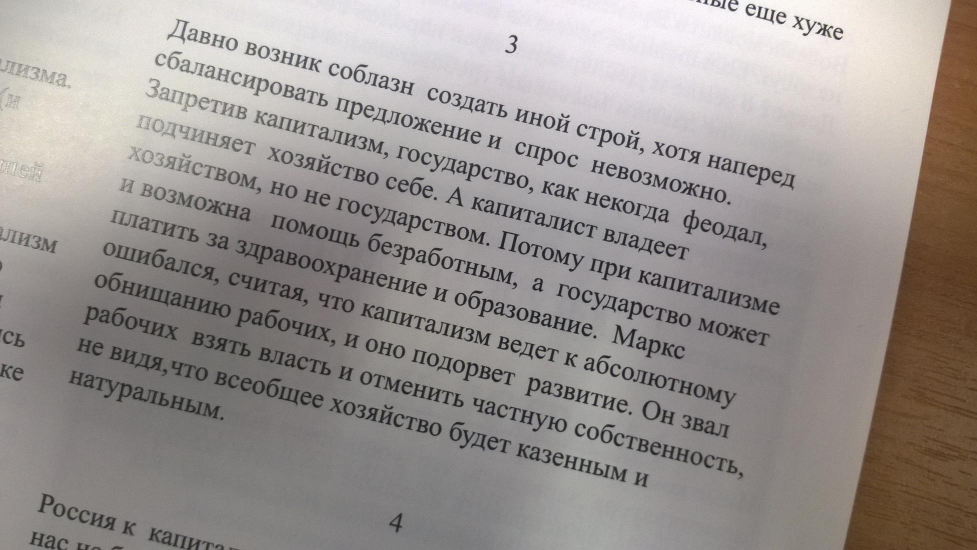
//> input picture task3/samples/1.jpg, 1954 x 1100 px (shown at 1/2 size)
$ ./main samples/1.jpg out.png   (built with g++ and OpenCV 4)
//> lines starting //> are read from the running program, lines starting //| are printed output that depends on the picture
//> further down, image is the input picture: 1100 rows x 1954 cols, CV_8UC3; mean B, G, R 143.8, 147, 153
#include <iostream>
#include <chrono>
#include <algorithm>
#include <opencv2/opencv.hpp>
#include <opencv2/core.hpp>

using namespace cv;
using namespace std;


int TrueLog2(int x) {
  assert(x >= 1);
  int k = 0;
  int y = 1;
  while (y < x) {
    y *= 2;
    k += 1;
  }
  return k;
}

Mat FastHoughTransform(const Mat& input) {
  Mat grayscale_input;
  cv::cvtColor(input, grayscale_input, cv::COLOR_BGR2GRAY);
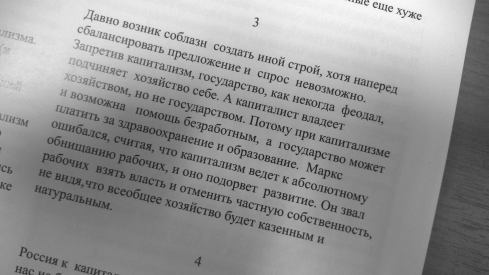
//> grayscale_input: 1100 rows x 1954 cols, CV_8UC1 (shown at 1/4 size); min 13, max 255, mean 148.4
  int k = std::max(TrueLog2(grayscale_input.rows), TrueLog2(grayscale_input.cols));
  int pad_bottom = (1 << k) - grayscale_input.rows;
  int pad_right = (1 << k) - grayscale_input.cols;
  Mat grayscale_input_pad;
  cv::copyMakeBorder(grayscale_input, grayscale_input_pad, 0, pad_bottom, 0, pad_right,  cv::BORDER_CONSTANT);
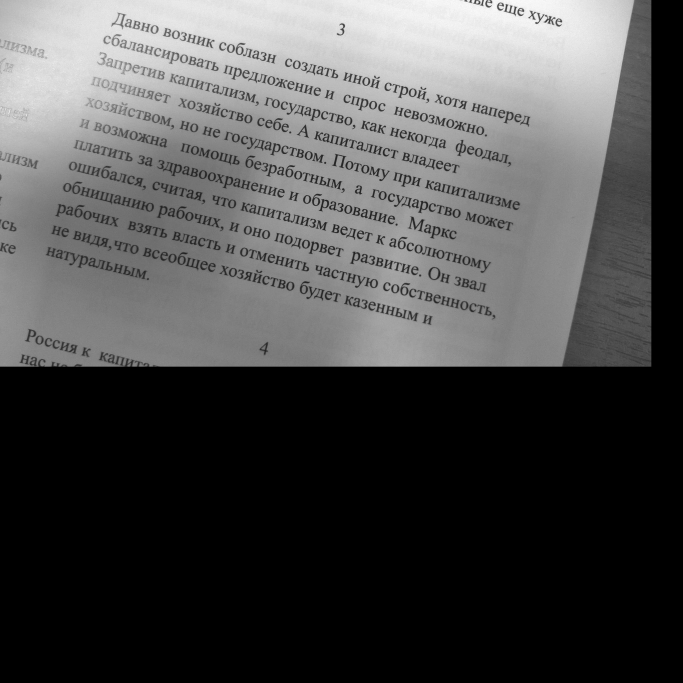
//> grayscale_input_pad: 2048 rows x 2048 cols, CV_8UC1 (shown at 1/3 size); min 0, max 255, mean 76.1
  Mat im2 = grayscale_input_pad.clone();
  cv::transpose(im2, im2);
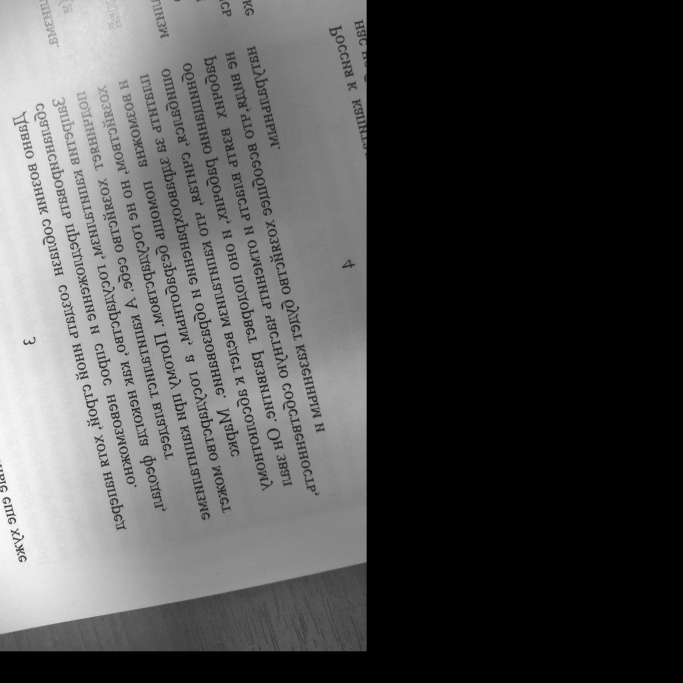
//> im2: 2048 rows x 2048 cols, CV_8UC1 (shown at 1/3 size); min 0, max 255, mean 76.1

  Mat im3 = grayscale_input_pad.clone();
  cv::transpose(im3, im3);
  cv::flip(im3, im3, 1);
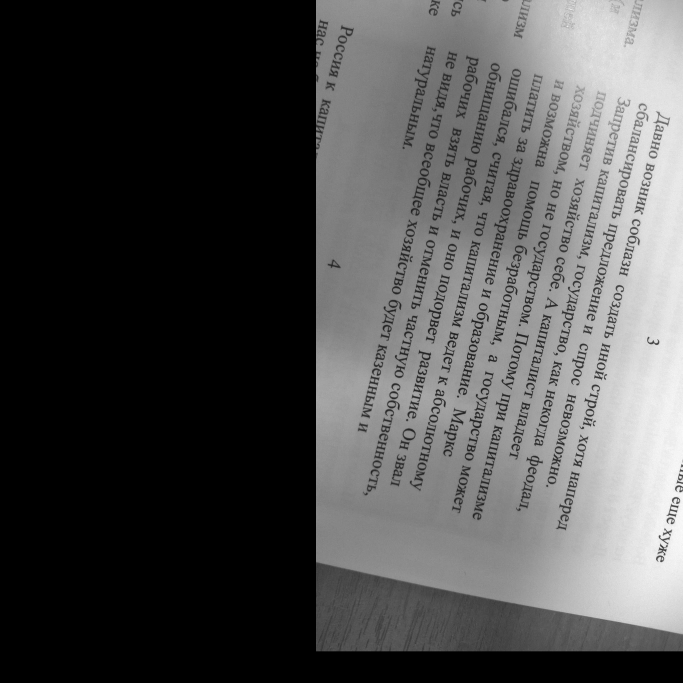
//> im3: 2048 rows x 2048 cols, CV_8UC1 (shown at 1/3 size); min 0, max 255, mean 76.1

  std::vector<Mat> ims{im2, im3};

  std::vector<Mat> Rs;

  int f = 1;
  for (auto& im: ims) {
    Mat R1;
    cv::copyMakeBorder(im, R1, 0, 0, 0, im.cols, cv::BORDER_CONSTANT);
    R1.convertTo(R1, CV_32F);

    Mat R2 = Mat::zeros(R1.rows, R1.cols, R1.type());


    int N = R1.rows;

    for (int i = 1; i <= k; ++i) {
      for (int a = 0; a < (1 << i); ++a) {
        for (int y = 0; y < N; y += (1 << i)) {
          for (int x = 0; x < 2 * N; ++x) {
            int adiv2l = a / 2;
            int adiv2u = adiv2l + a % 2;
            int x_left = x - adiv2u;
            if (x_left < 0) {
              x_left += 2 * N;
            }
            R2.at<float>(y + a, x) =
                    R1.at<float>(y + adiv2l, x) +
                    R1.at<float>(y + (1 << (i - 1)) + adiv2l, x_left);
          }
        }
      }
      cv::swap(R1, R2);
    }

    Mat R = Mat::zeros(450, 1000, R1.type());
    for (int d = 0; d < R.cols; ++d) {
      for (int t = 0; t < R.rows; ++t) {
        double trad = t / 4. / R.rows;
        double dn = (sqrt(2) * N) / R.cols * d;
        if (f == 1) {
          dn = (int)(dn - N * (sqrt(2) - 1) + 2 * N) % (2 * N);
        }
        int dp = (int) (dn / std::cos(trad));
        R.at<float>(t, d) = R1.at<float>((int) ((N - 1) * std::tan(trad)), dp);
      }
    }

    Rs.push_back(R);
    f += 1;
  }
//> this loop made 2 passes
//> pass 1, in FastHoughTransform, `cv::copyMakeBorder(im, R1, 0, 0, 0, im.cols, cv::BORDER_CONSTANT);`:
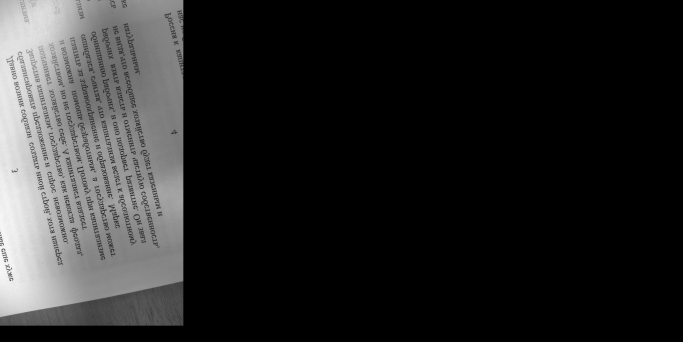
//> R1: 2048 rows x 4096 cols, CV_8UC1 (shown at 1/6 size); min 0, max 255, mean 38
//> pass 2, in FastHoughTransform, `cv::copyMakeBorder(im, R1, 0, 0, 0, im.cols, cv::BORDER_CONSTANT);`:
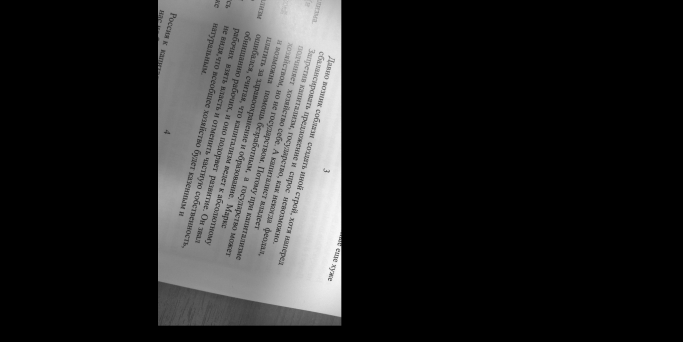
//> R1: 2048 rows x 4096 cols, CV_8UC1 (shown at 1/6 size); min 0, max 255, mean 38
//> after the loop, f = 3

  Mat res = Mat::zeros(Rs[0].rows * 2, Rs[0].cols, CV_32F);

  cv::flip(Rs[0], Rs[0], 0);
  cv::flip(Rs[0], Rs[0], 1);
  Rs[0].copyTo(res(Rect(0, 0, Rs[0].cols, Rs[0].rows)));
  Rs[1].copyTo(res(Rect(0, Rs[0].rows * 1, Rs[0].cols, Rs[0].rows)));
  double minVal, maxVal;
  Point minLoc, maxLoc;
  minMaxLoc(res, &minVal, &maxVal, &minLoc, &maxLoc);

  res = (res - minVal) / (maxVal - minVal) * 255.;

  return res;
}

double GetRotationAngle(const Mat& hough) {
  double varmax = -1;
  int argmax = 0;
  for (int i = 0; i < hough.rows; ++i) {
    double var = 0.;
    double mean = 0.;
    for (int j = 0; j < hough.cols; ++j) {
      double x = hough.at<uchar>(i, j);
      mean += x / hough.cols;
    }

    for (int j = 0; j < hough.cols; ++j) {
      double x = hough.at<float>(i, j);
      var += (x - mean) * (x - mean) / hough.cols;
    }
    if (var > varmax) {
      varmax = var;
      argmax = i;
    }
  }


  return 45 - static_cast<double>(argmax) / hough.rows * 90;
}

int main(int argc, char** argv) {
  using namespace cv;
  using namespace std::chrono;

  if (argc < 3) {
    std::cout << "usage: <bin> <input> <output>" << std::endl;
    return -1;
  }

  std::string input = argv[1];
  std::string output = argv[2];

  Mat image = imread(input);
  if (image.empty())
  {
    std::cout << "Could not open or find the image" << std::endl;
    return -1;
  }

  auto t0 = steady_clock::now();
  Mat output_image = FastHoughTransform(image);
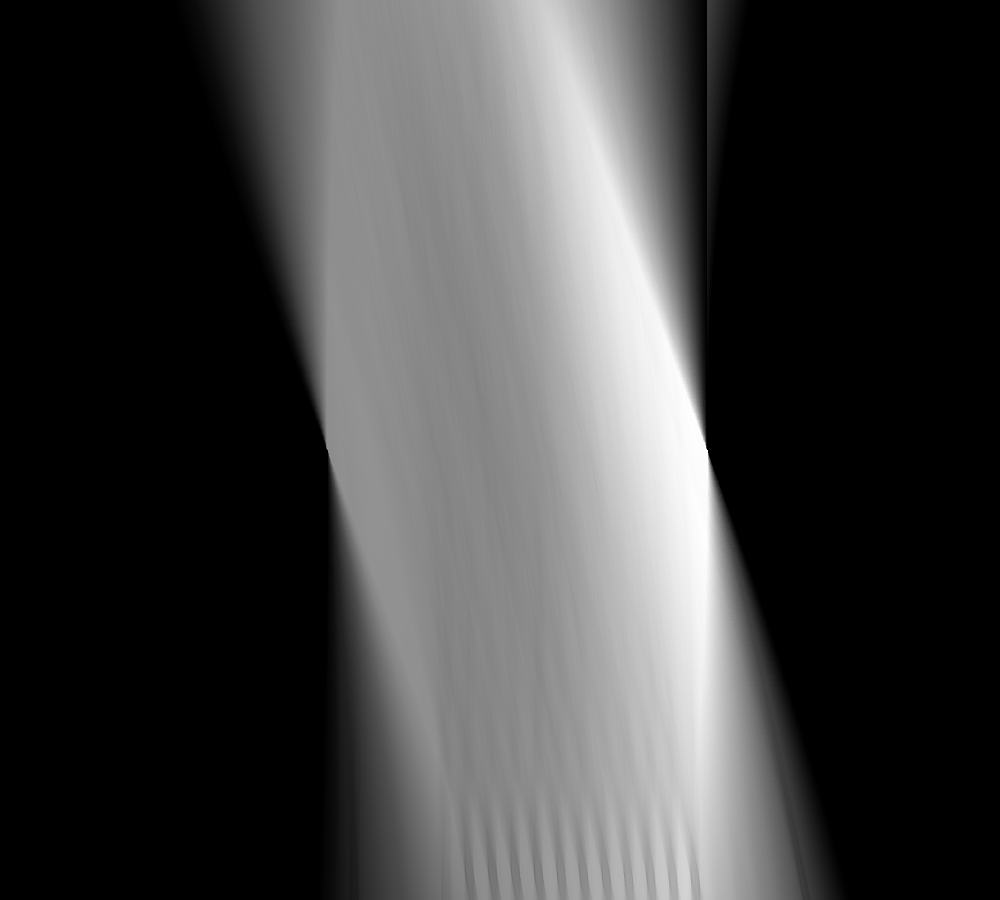
//> output_image: 900 rows x 1000 cols, CV_32FC1; min 0, max 255, mean 64.1
  auto t1 = steady_clock::now();
  double angle = GetRotationAngle(output_image);
//> the loop in GetRotationAngle, `for (int i = 0; i < hough.rows; ++i)` made 900 passes
//> (mean, var, varmax) on passes 1, 2, 5, 6, 7, 12, 18, 21: (33.25, 5989.8, 5989.8), (33.25, 5998, 5998), (32.87, 6039.8, 6039.8), (32.63, 6057.3, 6057.3), (31.24, 6153, 6153), (30.56, 6225.4, 6225.4), (30.96, 6235.3, 6235.3), (29.87, 6323.1, 6323.1)
//> after the loop in GetRotationAngle, `for (int i = 0; i < hough.rows; ++i)`: varmax = 11671.7; argmax = 449
//> angle = 0.1

  output_image.convertTo(output_image, CV_8U);
//> output_image: 900 rows x 1000 cols, CV_8UC1

  std::cout << duration_cast<milliseconds>(t1 - t0).count() << std::endl;
  std::cout << angle << std::endl;
//| 0.1

  imwrite(output, output_image);
  return 0;
}

$ run again, on task3/samples/3.jpg
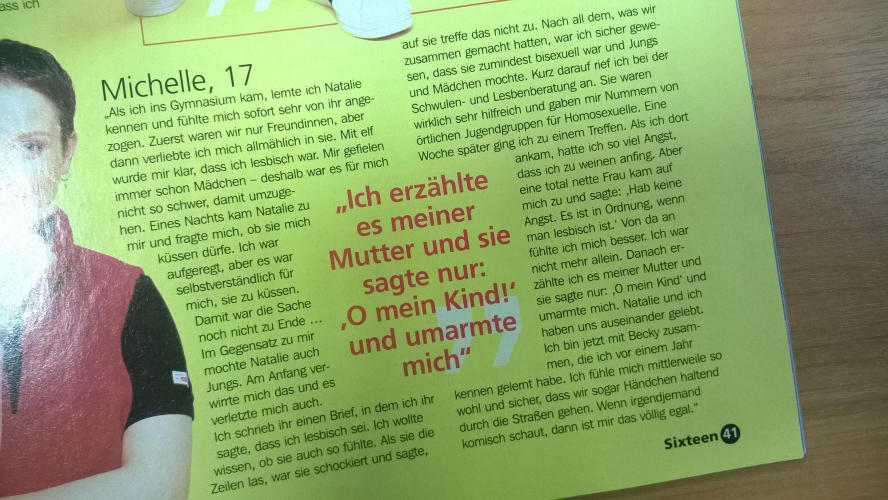
//> input picture task3/samples/3.jpg, 2664 x 1500 px (shown at 1/3 size)
//> image is the input picture: 1500 rows x 2664 cols, CV_8UC3; mean B, G, R 105.8, 165.5, 141.3
//> the loop in FastHoughTransform, `for (auto& im: ims)` made 2 passes
//> pass 2, in FastHoughTransform, `cv::copyMakeBorder(im, R1, 0, 0, 0, im.cols, cv::BORDER_CONSTANT);`:
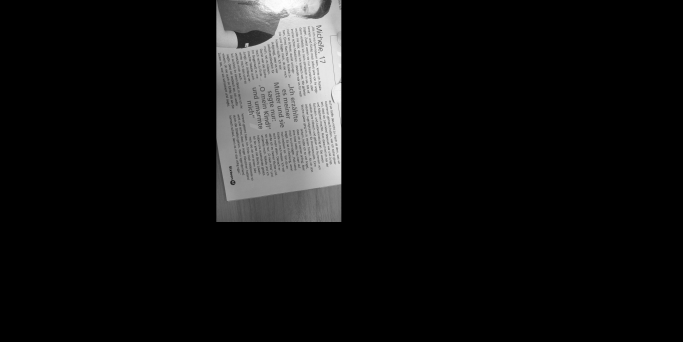
//> R1: 4096 rows x 8192 cols, CV_8UC1 (shown at 1/12 size); min 0, max 255, mean 18
//> after the loop in FastHoughTransform, `for (auto& im: ims)`: f = 3
//> `Mat output_image = FastHoughTransform(image);`:
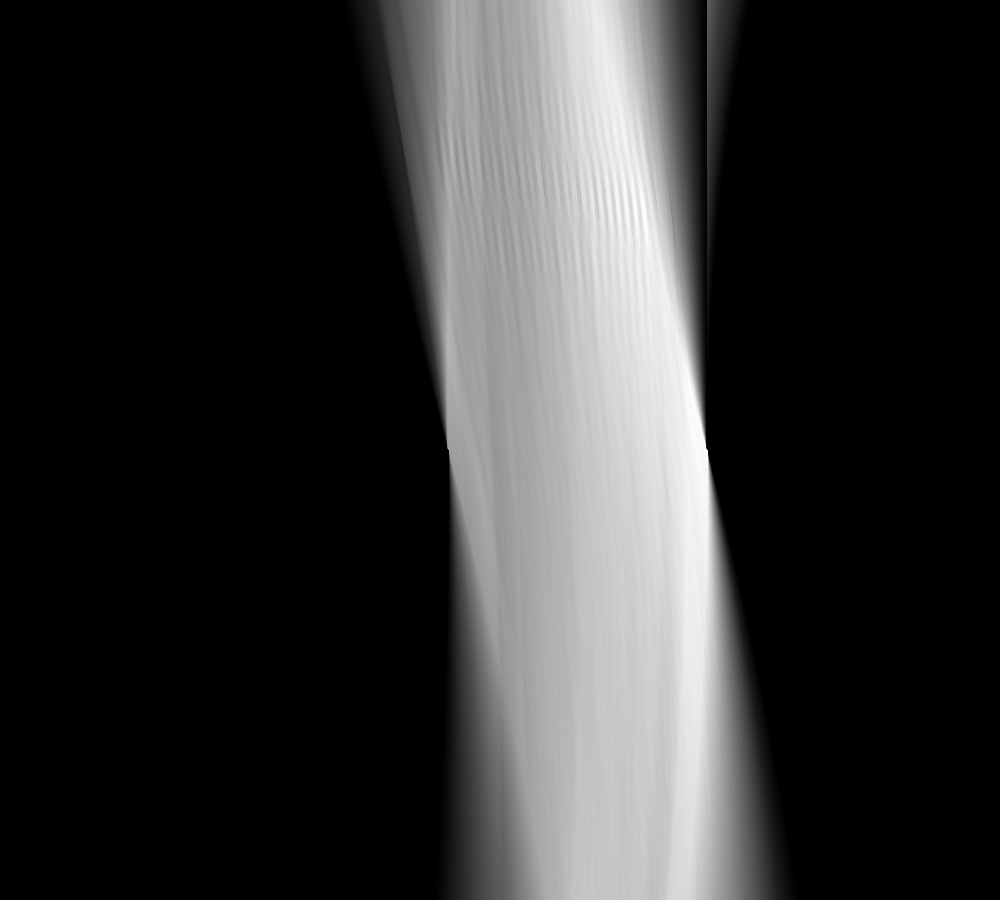
//> output_image: 900 rows x 1000 cols, CV_32FC1; min 0, max 255, mean 49.9
//> the loop in GetRotationAngle, `for (int i = 0; i < hough.rows; ++i)` made 900 passes
//> (var, varmax) on passes 1, 2, 3, 5, 6, 7, 8, 9: (8293.6, 8293.6), (8299.1, 8299.1), (8305.4, 8305.4), (8308.2, 8308.2), (8309.6, 8309.6), (8317.8, 8317.8), (8322.6, 8322.6), (8326.2, 8326.2)
//> after the loop in GetRotationAngle, `for (int i = 0; i < hough.rows; ++i)`: varmax = 9989.9; argmax = 449
//> angle = 0.1
//| 0.1
